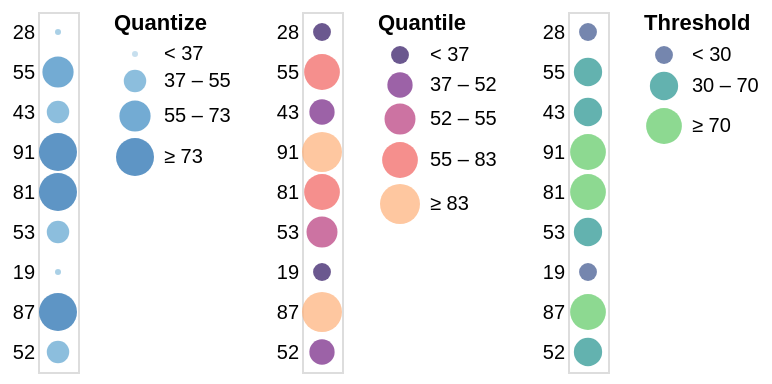

Express this chart as Vega-Lite.
### Vega specification from a JSON file in a GitHub repository (floating-point values rounded to 4 significant figures)
{"$schema": "https://vega.github.io/schema/vega/v5.json", "description": "Horizontally concatenated charts that show different types of discretizing scales.", "background": "white", "padding": 5, "data": [{"name": "source_0", "values": [{"a": "A", "b": 28}, {"a": "B", "b": 55}, {"a": "C", "b": 43}, {"a": "D", "b": 91}, {"a": "E", "b": 81}, {"a": "F", "b": 53}, {"a": "G", "b": 19}, {"a": "H", "b": 87}, {"a": "I", "b": 52}]}, {"name": "data_1", "source": "source_0", "transform": [{"type": "filter", "expr": "isValid(datum[\"b\"]) && isFinite(+datum[\"b\"])"}]}, {"name": "data_2", "source": "source_0", "transform": [{"type": "filter", "expr": "isValid(datum[\"b\"]) && isFinite(+datum[\"b\"])"}]}, {"name": "data_3", "source": "source_0", "transform": [{"type": "filter", "expr": "isValid(datum[\"b\"]) && isFinite(+datum[\"b\"])"}]}], "signals": [{"name": "childWidth", "value": 20}, {"name": "concat_0_y_step", "value": 20}, {"name": "concat_0_height", "update": "bandspace(domain('concat_0_y').length, 1, 0.5) * concat_0_y_step"}, {"name": "concat_1_y_step", "value": 20}, {"name": "concat_1_height", "update": "bandspace(domain('concat_1_y').length, 1, 0.5) * concat_1_y_step"}, {"name": "concat_2_y_step", "value": 20}, {"name": "concat_2_height", "update": "bandspace(domain('concat_2_y').length, 1, 0.5) * concat_2_y_step"}], "layout": {"padding": 20, "bounds": "full", "align": "each"}, "marks": [{"type": "group", "name": "concat_0_group", "style": "cell", "encode": {"update": {"width": {"signal": "childWidth"}, "height": {"signal": "concat_0_height"}}}, "signals": [{"name": "width", "update": "childWidth"}], "marks": [{"name": "concat_0_marks", "type": "symbol", "style": ["circle"], "from": {"data": "data_1"}, "encode": {"update": {"opacity": {"value": 0.7}, "fill": {"scale": "concat_0_color", "field": "b"}, "ariaRoleDescription": {"value": "circle"}, "description": {"signal": "\"b: \" + (isValid(datum[\"b\"]) ? datum[\"b\"] : \"\"+datum[\"b\"])"}, "x": {"signal": "childWidth", "mult": 0.5}, "y": {"scale": "concat_0_y", "field": "b"}, "size": {"scale": "concat_0_size", "field": "b"}, "shape": {"value": "circle"}}}}], "axes": [{"scale": "concat_0_y", "orient": "left", "grid": false, "domain": false, "ticks": false, "zindex": 0}], "legends": [{"title": "Quantize", "fill": "concat_0_color", "symbolType": "circle", "encode": {"symbols": {"update": {"opacity": {"value": 0.7}}}}, "size": "concat_0_size"}]}, {"type": "group", "name": "concat_1_group", "style": "cell", "encode": {"update": {"width": {"signal": "childWidth"}, "height": {"signal": "concat_1_height"}}}, "signals": [{"name": "width", "update": "childWidth"}], "marks": [{"name": "concat_1_marks", "type": "symbol", "style": ["circle"], "from": {"data": "data_2"}, "encode": {"update": {"opacity": {"value": 0.7}, "fill": {"scale": "concat_1_color", "field": "b"}, "ariaRoleDescription": {"value": "circle"}, "description": {"signal": "\"b: \" + (isValid(datum[\"b\"]) ? datum[\"b\"] : \"\"+datum[\"b\"])"}, "x": {"signal": "childWidth", "mult": 0.5}, "y": {"scale": "concat_1_y", "field": "b"}, "size": {"scale": "concat_1_size", "field": "b"}, "shape": {"value": "circle"}}}}], "axes": [{"scale": "concat_1_y", "orient": "left", "grid": false, "domain": false, "ticks": false, "zindex": 0}], "legends": [{"format": "d", "title": "Quantile", "fill": "concat_1_color", "labelOverlap": "greedy", "symbolType": "circle", "encode": {"symbols": {"update": {"opacity": {"value": 0.7}}}}, "size": "concat_1_size"}]}, {"type": "group", "name": "concat_2_group", "style": "cell", "encode": {"update": {"width": {"signal": "childWidth"}, "height": {"signal": "concat_2_height"}}}, "signals": [{"name": "width", "update": "childWidth"}], "marks": [{"name": "concat_2_marks", "type": "symbol", "style": ["circle"], "from": {"data": "data_3"}, "encode": {"update": {"opacity": {"value": 0.7}, "fill": {"scale": "concat_2_color", "field": "b"}, "ariaRoleDescription": {"value": "circle"}, "description": {"signal": "\"b: \" + (isValid(datum[\"b\"]) ? datum[\"b\"] : \"\"+datum[\"b\"])"}, "x": {"signal": "childWidth", "mult": 0.5}, "y": {"scale": "concat_2_y", "field": "b"}, "size": {"scale": "concat_2_size", "field": "b"}, "shape": {"value": "circle"}}}}], "axes": [{"scale": "concat_2_y", "orient": "left", "grid": false, "domain": false, "ticks": false, "zindex": 0}], "legends": [{"title": "Threshold", "fill": "concat_2_color", "labelOverlap": "greedy", "symbolType": "circle", "encode": {"symbols": {"update": {"opacity": {"value": 0.7}}}}, "size": "concat_2_size"}]}], "scales": [{"name": "concat_0_y", "type": "point", "domain": {"data": "data_1", "field": "b"}, "range": {"step": {"signal": "concat_0_y_step"}}, "padding": 0.5}, {"name": "concat_0_color", "type": "quantize", "domain": {"data": "data_1", "field": "b"}, "range": "ramp", "zero": true, "interpolate": "hcl"}, {"name": "concat_0_size", "type": "quantize", "domain": {"data": "data_1", "field": "b"}, "range": {"signal": "sequence(9, 361 + (361 - 9) / (4 - 1), (361 - 9) / (4 - 1))"}, "zero": false}, {"name": "concat_1_y", "type": "point", "domain": {"data": "data_2", "field": "b"}, "range": {"step": {"signal": "concat_1_y_step"}}, "padding": 0.5}, {"name": "concat_1_color", "type": "quantile", "domain": {"data": "data_2", "field": "b"}, "range": {"scheme": "magma"}, "interpolate": "hcl"}, {"name": "concat_1_size", "type": "quantile", "domain": {"data": "data_2", "field": "b"}, "range": [80, 160, 240, 320, 400]}, {"name": "concat_2_y", "type": "point", "domain": {"data": "data_3", "field": "b"}, "range": {"step": {"signal": "concat_2_y_step"}}, "padding": 0.5}, {"name": "concat_2_color", "type": "threshold", "domain": [30, 70], "range": {"scheme": "viridis"}, "interpolate": "hcl"}, {"name": "concat_2_size", "type": "threshold", "domain": [30, 70], "range": [80, 200, 320]}]}
